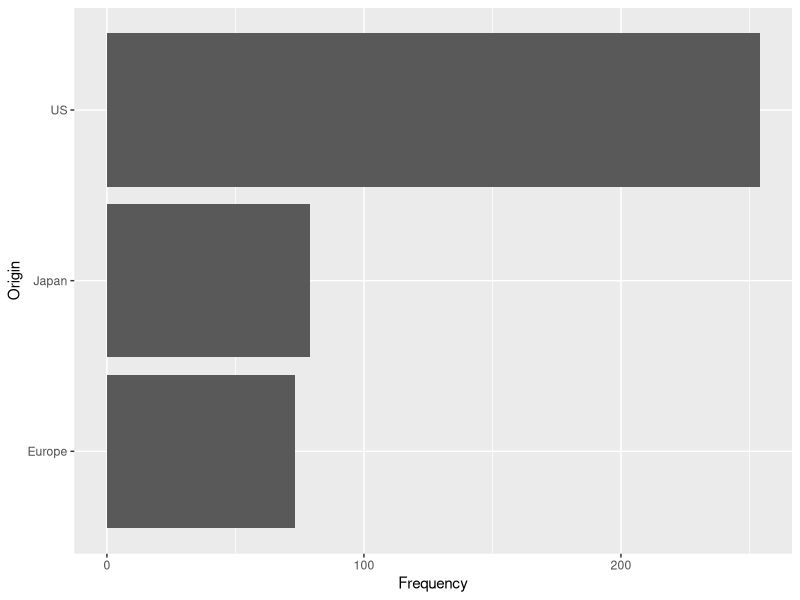

Recreate this plot in R.
library(readr)
library(ggplot2)

cars <- read_csv("cars.csv")


originCount <- table(cars$Origin, dnn = "Origin")
#barplot(originCount, main = "Origin")
test <- data.frame(originCount)
colnames(test) <- c("Origin", "Frequency")
p <- ggplot(data=test, aes(x=Frequency, y=Origin)) + geom_bar(stat="identity")
p
